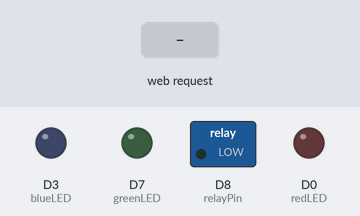
A sketch run on a simulated ESP8266 (NodeMCU). Shown: switched loads named in the sketch (green lamp = pin HIGH), output pins drawn as LEDs (lit = HIGH). The inputs (shaded band) are chosen by the test bench. WiFi joins after 1.5 s; servers stay silent unless stated; what the sketch prints to the serial monitor is not drawn.

Above: at 2.7 s.
2.8 s: HTTP request GET /red received
At 3.9 s:
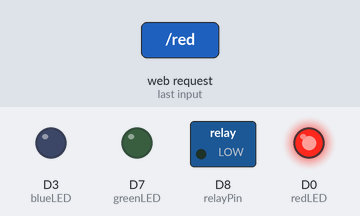
4.3 s: HTTP request GET /blue received
At 5.1 s:
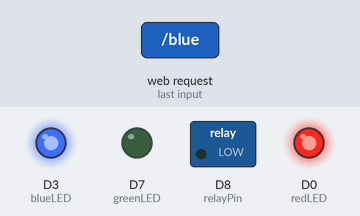
5.8 s: HTTP request GET /green received
At 6.2 s:
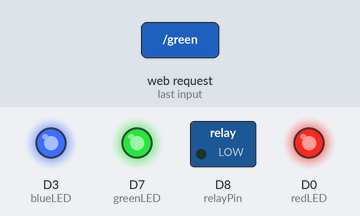
7.3 s: HTTP request GET /blub received
At 8.5 s:
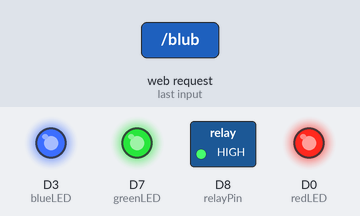
8.8 s: HTTP request GET /red received
At 9.7 s:
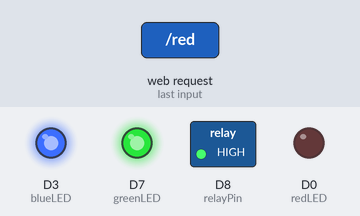
10.3 s: HTTP request GET /blue received
At 10.8 s:
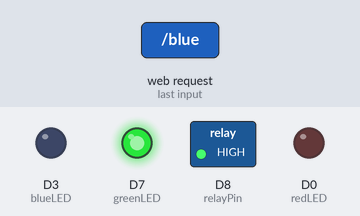
Timing chart, 0 to 12.8 s (numbered marks = the images above; inputs shaded):
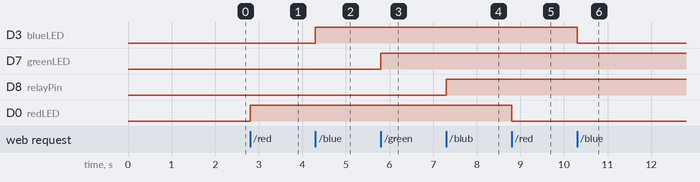

The sketch:

home_automation.ino
```cpp
#include <ESP8266WiFi.h>
#include <ESP8266WebServer.h>

ESP8266WebServer server;
int redLED = D0;
int blueLED = D3;
int greenLED = D7;
int relayPin = D8;

char* ssid = "YOUR_SSID";
char* password = "YOUR_PASSWORD";
char* page ="<!DOCTYPE html><head><meta name=\"viewport\" content=\"width=device-width, initial-scale=1.0\"><title>Home automation | TechParts</title></head><style>a{display: block;text-decoration: none;font-size: 18px;color : white;padding:10px 8px;border:1px solid gray;border-radius:4px;background-color:red;margin: 0 auto;margin-bottom:6px;width: 200px;}</style><body style=\"text-align:center;padding:0px;margin:0px ;height:90vh;\"><h2>Home automation</h2><div style=\"text-align:center;place-items: center; \"><a href=\"/red\" style=\"background-color: red;\" >RED LED</a><a href=\"/blue\" style=\"background-color: darkblue;\" >BLUE LED</a><a href=\"/green\" style=\"background-color: green;\" >GREEN LED</a><a href=\"/bulb\" style=\"background-color: orchid;\" >BULB</a></div></body></html>" ;

void setup(){
  pinMode(redLED, OUTPUT);
  pinMode(greenLED, OUTPUT);
  pinMode(blueLED, OUTPUT);
  pinMode(relayPin, OUTPUT);

  WiFi.begin(ssid,password);
  Serial.begin(115200);
  while(WiFi.status()!=WL_CONNECTED)
  {
    Serial.print(".");
    delay(500);
  }
  Serial.println("");
  Serial.print("IP Address: ");
  Serial.println(WiFi.localIP());

  server.on("/",[](){server.send(200,"text/plain",page);});
  server.on("/red",toggleRedLED);
  server.on("/blue",toggleBlueLED);
  server.on("/green",toggleGreenLED);
  server.on("/blub",toggleBulb);
  server.begin();
}

void loop()
{
  server.handleClient();
}


void toggleRedLED(){
  digitalWrite(redLED,!digitalRead(redLED));
  server.send(200,"text/plain",page);
}

void toggleBlueLED(){
  digitalWrite(blueLED,!digitalRead(blueLED));
  server.send(200,"text/plain",page);
}

void toggleGreenLED(){
  digitalWrite(greenLED,!digitalRead(greenLED));
  server.send(200,"text/plain",page);
}

void toggleBulb(){
  digitalWrite(relayPin,!digitalRead(relayPin));
  server.send(200,"text/plain",page);
}
```

Measured:
- after the input at 2.8 s, D0 (redLED): LOW → HIGH at once
- after the input at 4.3 s, D3 (blueLED): LOW → HIGH at once
- after the input at 5.8 s, D7 (greenLED): LOW → HIGH at once
- after the input at 7.3 s, D8 (relayPin): LOW → HIGH at once
- after the input at 8.8 s, D0 (redLED): HIGH → LOW at once
- after the input at 10.3 s, D3 (blueLED): HIGH → LOW at once
